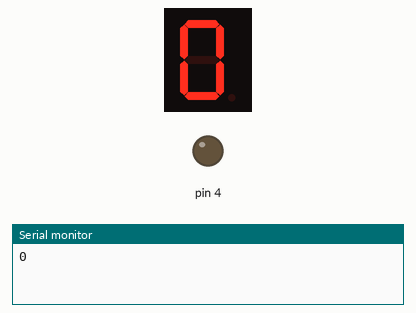
This sketch was run on a simulated Arduino Uno, built with avr-gcc and run on an emulated ATmega328P. Parts: 1-digit seven-segment display, output pins drawn as LEDs (lit = HIGH), the last lines printed to the serial monitor. Wiring (inferred from the names in the program): 1-digit 7-segment display, segments lit when LOW: segments pin 6, pin 5, pin 11, pin 10, pin 9, pin 8, pin 7. The segment pins are drawn as the display they are named for; pins used as bus, display or sensor lines are not drawn.

Above: at 0.1 s.
At 4.1 s:
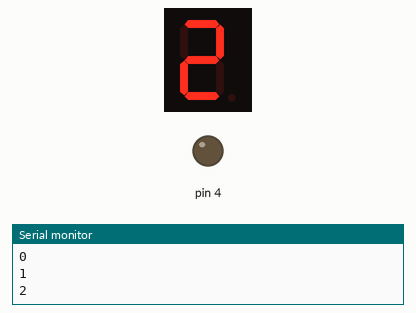
At 8.1 s:
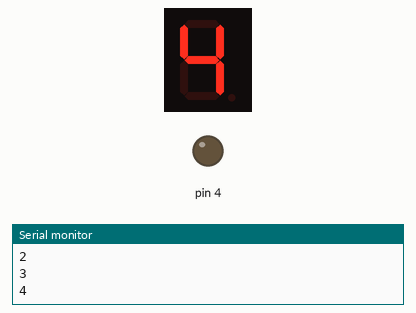
At 16.1 s:
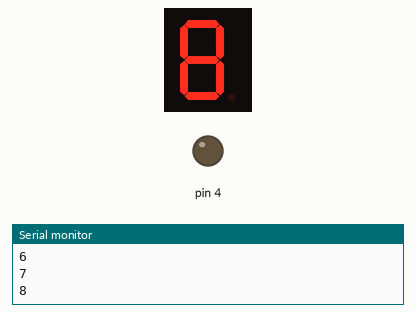
At 26.1 s:
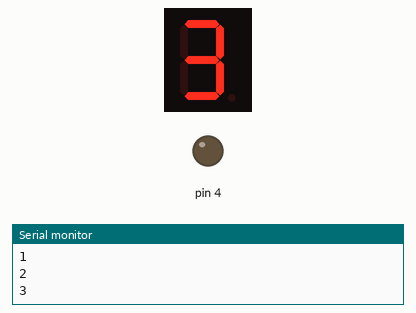
At 38.1 s:
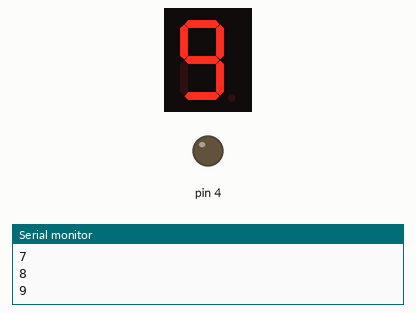

The sketch:

7SEGMENT_TEST_2.ino
```cpp
int a = 6; //Arduino pins connected with 7 segment pins
int b = 5;
int c = 11;
int d = 10;
int e = 9;
int f = 8;
int g = 7;

void display1(void)
{
  digitalWrite(b, LOW);
  digitalWrite(c, LOW);
}
//display number2
void display2(void)
{
  digitalWrite(a, LOW);
  digitalWrite(b, LOW);
  digitalWrite(g, LOW);
  digitalWrite(e, LOW);
  digitalWrite(d, LOW);
}
// display number3
void display3(void)
{
  digitalWrite(a, LOW);
  digitalWrite(b, LOW);

  digitalWrite(c, LOW);
  digitalWrite(d, LOW);
  digitalWrite(g, LOW);
}
// display number4
void display4(void)
{
  digitalWrite(f, LOW);
  digitalWrite(b, LOW);
  digitalWrite(g, LOW);
  digitalWrite(c, LOW);

}
// display number5
void display5(void)
{
  digitalWrite(a, LOW);
  digitalWrite(f, LOW);
  digitalWrite(g, LOW);
  digitalWrite(c, LOW);
  digitalWrite(d, LOW);
}
// display number6
void display6(void)
{
  digitalWrite(a, LOW);
  digitalWrite(f, LOW);
  digitalWrite(g, LOW);
  digitalWrite(c, LOW);
  digitalWrite(d, LOW);
  digitalWrite(e, LOW);
}
// display number7
void display7(void)
{
  digitalWrite(a, LOW);
  digitalWrite(b, LOW);
  digitalWrite(c, LOW);
}
// display number8
void display8(void)
{
  digitalWrite(a, LOW);
  digitalWrite(b, LOW);
  digitalWrite(g, LOW);
  digitalWrite(c, LOW);
  digitalWrite(d, LOW);
  digitalWrite(e, LOW);
  digitalWrite(f, LOW);
}
void clearDisplay(void)
{
  digitalWrite(a, HIGH);
  digitalWrite(b, HIGH);
  digitalWrite(g, HIGH);
  digitalWrite(c, HIGH);
  digitalWrite(d, HIGH);
  digitalWrite(e, HIGH);
  digitalWrite(f, HIGH);
}
void display9(void)
{
  digitalWrite(a, LOW);
  digitalWrite(b, LOW);
  digitalWrite(g, LOW);
  digitalWrite(c, LOW);
  digitalWrite(d, LOW);
  digitalWrite(f, LOW);
}
void display0(void)
{
  digitalWrite(a, LOW);
  digitalWrite(b, LOW);
  digitalWrite(c, LOW);
  digitalWrite(d, LOW);
  digitalWrite(e, LOW);
  digitalWrite(f, LOW);
}
void setup()
{
  Serial.begin(9600);
  int i;
  for (i = 4; i <= 11; i++)
    pinMode(i, OUTPUT);

}
void loop()
{
  while (1)
  { clearDisplay();
    display0();
    Serial.println("0");
    delay(2000);
    clearDisplay();
    display1();
    Serial.println("1");
    delay(2000);
    clearDisplay();
    display2();
    Serial.println("2");
    delay(2000);
    clearDisplay();
    display3();
    Serial.println("3");
    delay(2000);
    clearDisplay();
    display4();
    Serial.println("4");
    delay(2000);
    clearDisplay();
    display5();
    Serial.println("5");
    delay(2000);
    clearDisplay();
    display6();
    Serial.println("6");
    delay(2000);
    clearDisplay();
    display7();
    Serial.println("7");
    delay(2000);
    clearDisplay();
    display8();
    Serial.println("8");
    delay(2000);
    clearDisplay();
    display9();
    Serial.println("9");
    delay(2000);
  }
}
```

Measured:
- what the display in image 1 shows lasts 2.0 s, from 4.0 s to 6.0 s
